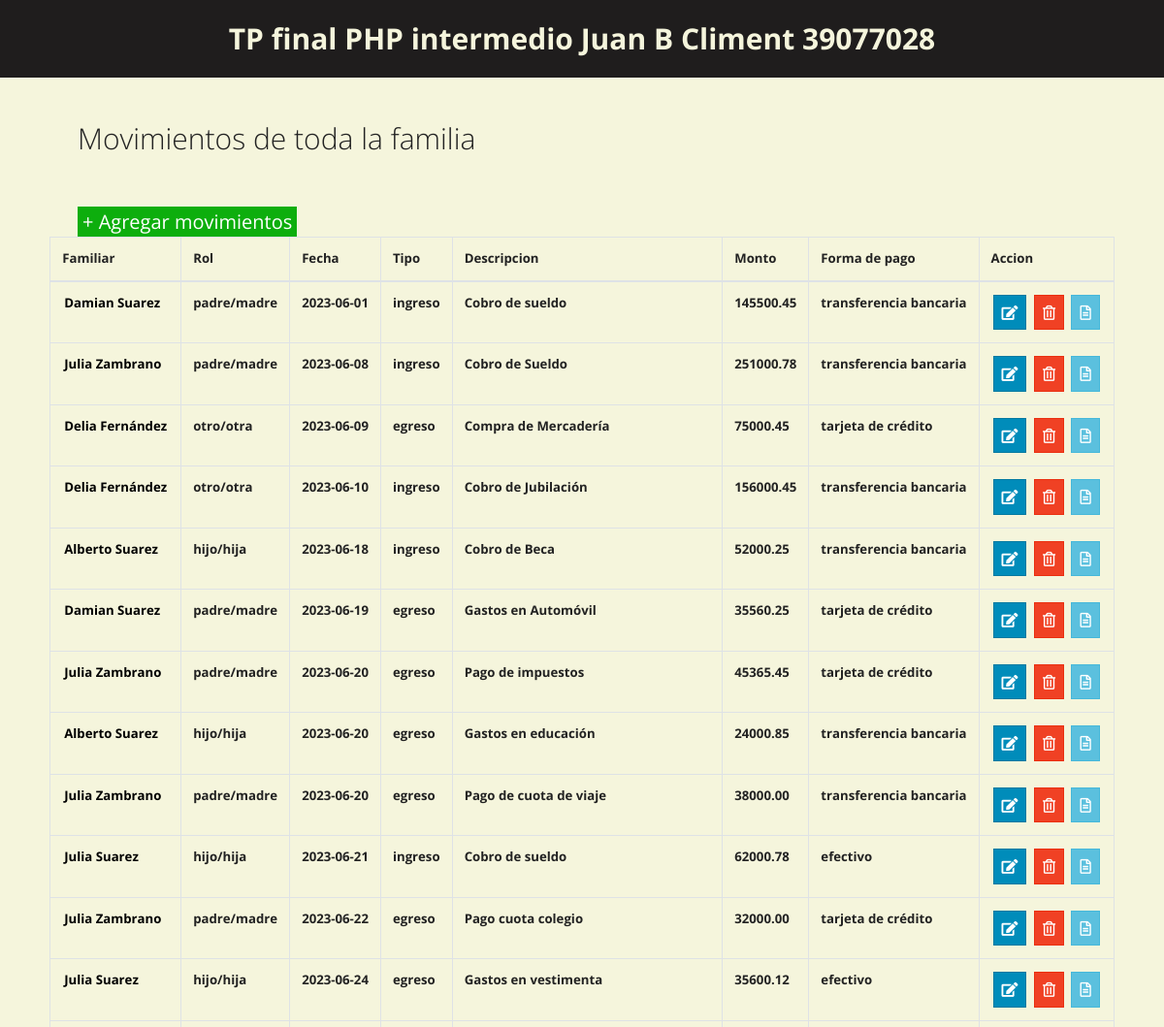
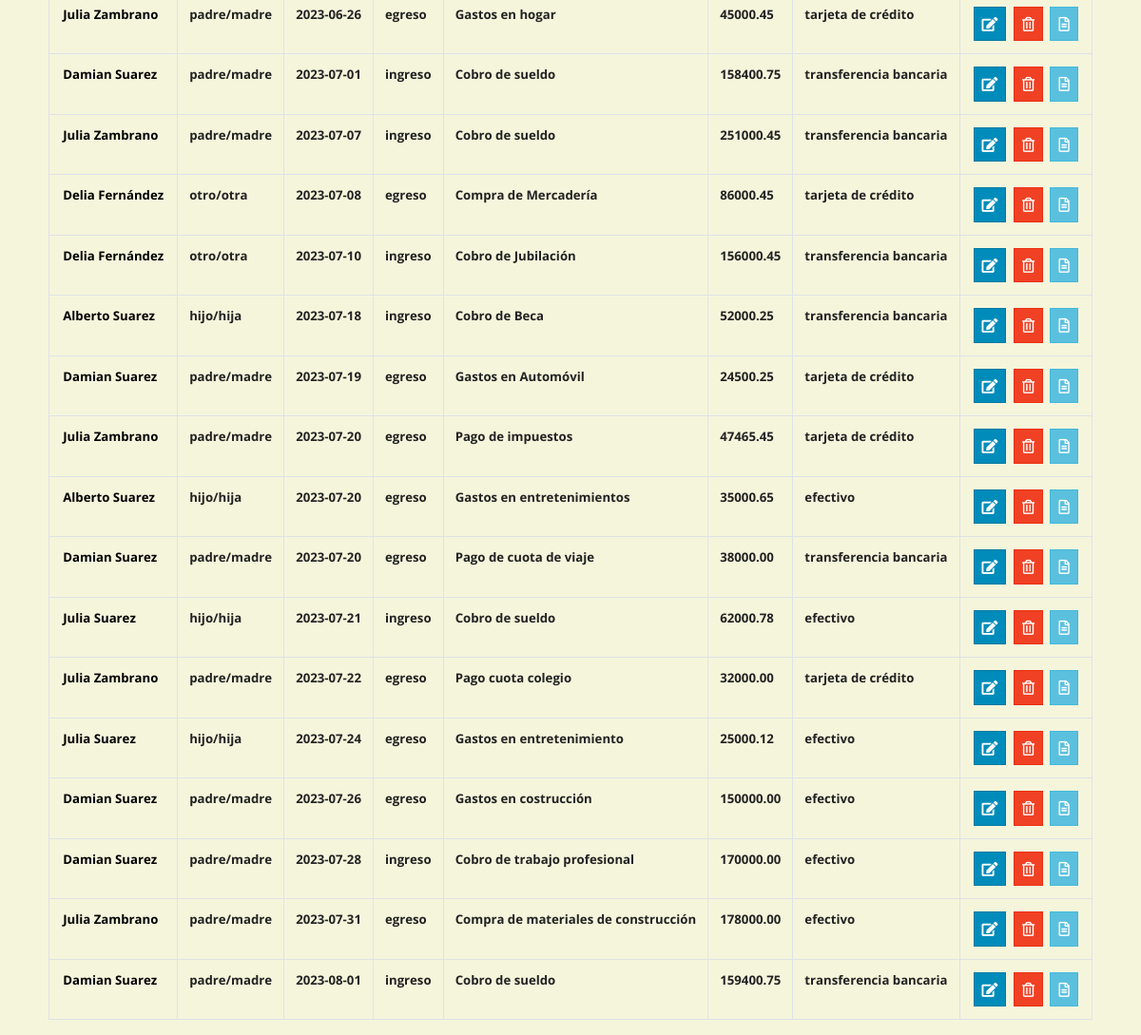
The page / on the database its author committed (2 pictures, top to bottom).
### tables this page shows
CREATE TABLE `movimientos` (
  `id_mov` int(4) NOT NULL,
  `fecha` date NOT NULL,
  `tipo` enum('ingreso','egreso') NOT NULL,
  `descripcion` varchar(100) NOT NULL,
  `monto` float(9,2) NOT NULL,
  `forma_de_pago` enum('efectivo','cheque','tarjeta de crédito','transferencia bancaria') NOT NULL,
  `id_familia` int(3) NOT NULL
);

CREATE TABLE `familiares` (
  `id_familia` int(3) NOT NULL,
  `nombre` varchar(50) NOT NULL,
  `rol` enum('padre/madre','hijo/hija','otro/otra') NOT NULL,
  `edad` int(3) NOT NULL
);

### index.php (the view, shortened to what this page needs)
<?php
include("config_db.php"); ?>
<!DOCTYPE html>
<html lang="en">
<head>
  <?php include("include/head.php"); ?>
</head>
<body>
  <header>
    <?php include("include/header.php"); ?>
  </header>
  <br><br>
  <H2 class="h2-alinear">Movimientos de toda la familia</H2>
  <br><br>
  <a href="create.php" class="agregar">+ Agregar movimientos</a>
  <div class="row justify-content-md-center">
    <div class="col-md-11">
      <table class="table table-bordered negrita">
        <thead>
          <tr>
            <th>Familiar</th>
            <th>Rol</th>
            <th>Fecha</th>
            <th>Tipo</th>
            <th>Descripcion</th>
            <th>Monto</th>
            <th>Forma de pago</th>
            <th>Accion</th>
          </tr>
        </thead>
        <tbody>
          <?php
          $query = "SELECT * FROM movimientos JOIN familiares ON movimientos.id_familia = familiares.id_familia;";
          $result = mysqli_query($mysqli, $query);
          while ($row = mysqli_fetch_assoc($result)) { ?>
            <tr>
              <td><a class="linkNombres" href="integrantes.php?id_familia=<?php echo $row['id_familia']; ?>"><?php echo $row['nombre']; ?></a></td>
              <td><?php echo $row['rol']; ?></td>
              <td><?php echo $row['fecha']; ?></td>
              <td><?php echo $row['tipo']; ?></td>
              <td><?php echo $row['descripcion']; ?></td>
              <td><?php echo $row['monto']; ?></td>
              <td><?php echo $row['forma_de_pago']; ?></td>
              <td class="link">
                <a href="update.php?id_mov=<?php echo $row['id_mov']; ?>" class="btn btn-primary">
                  <i class="fas fa-edit"></i>
                </a>
                <a href="delete.php?id_mov=<?php echo $row['id_mov']; ?>" class="btn btn-danger">
                  <i class="far fa-trash-alt"></i>
                </a>
                <a href="detalle.php?id_mov=<?php echo $row['id_mov']; ?>" class="btn btn-info">
                  <i class="far fa-file-alt"></i>
                </a>
              </td>
            </tr>
          <?php } ?>
        </tbody>
      </table>
    </div>
  </div>
</body>
</html>

### include/head.php (shortened to what this page needs)
<link rel="stylesheet" href="https://bootswatch.com/4/yeti/bootstrap.min.css">
<link rel="stylesheet" href="https://use.fontawesome.com/releases/v5.6.3/css/all.css">
<link rel="stylesheet" href="style.css">

### include/header.php
<div class="div-header">
    <a class="h2-header" href="index.php">
        <h2 class="h2-header">TP final PHP intermedio Juan B Climent 39077028</h2>
    </a>
</div>

### style.css (style rules this page uses)
.agregar { font-size: 20px; padding: 2px 5px; background-color: rgb(13, 174, 13); color: white; margin-left: 80px; }
a { margin: 1px 2px; }
.link { text-align: center; }
.linkNombres { text-decoration: none; color: black; }
.h2-header { text-decoration: none; color: beige; font-weight: bold; text-align: center; margin: auto; }
.div-header { height: 80px; display: flex; align-items: center; color: aliceblue; background-color: rgb(31, 29, 29); }
.h2-alinear { margin-left: 80px; }
body { background-color: beige; }
.negrita { font-weight: bold; }

### rows shown on the page
movimientos: id_familia.nombre "Damian Suarez", id_familia.rol "padre/madre", fecha "2023-06-01", tipo "ingreso", descripcion "Cobro de sueldo", monto "145500.45", forma_de_pago "transferencia bancaria"
movimientos: id_familia.nombre "Julia Zambrano", id_familia.rol "padre/madre", fecha "2023-06-08", tipo "ingreso", descripcion "Cobro de Sueldo", monto "251000.78", forma_de_pago "transferencia bancaria"
movimientos: id_familia.nombre "Delia Fernández", id_familia.rol "otro/otra", fecha "2023-06-09", tipo "egreso", descripcion "Compra de Mercadería", monto "75000.45", forma_de_pago "tarjeta de crédito"
movimientos: id_familia.nombre "Delia Fernández", id_familia.rol "otro/otra", fecha "2023-06-10", tipo "ingreso", descripcion "Cobro de Jubilación", monto "156000.45", forma_de_pago "transferencia bancaria"
movimientos: id_familia.nombre "Alberto Suarez", id_familia.rol "hijo/hija", fecha "2023-06-18", tipo "ingreso", descripcion "Cobro de Beca", monto "52000.25", forma_de_pago "transferencia bancaria"
movimientos: id_familia.nombre "Damian Suarez", id_familia.rol "padre/madre", fecha "2023-06-19", tipo "egreso", descripcion "Gastos en Automóvil", monto "35560.25", forma_de_pago "tarjeta de crédito"
movimientos: id_familia.nombre "Julia Zambrano", id_familia.rol "padre/madre", fecha "2023-06-20", tipo "egreso", descripcion "Pago de impuestos", monto "45365.45", forma_de_pago "tarjeta de crédito"
movimientos: id_familia.nombre "Alberto Suarez", id_familia.rol "hijo/hija", fecha "2023-06-20", tipo "egreso", descripcion "Gastos en educación", monto "24000.85", forma_de_pago "transferencia bancaria"
movimientos: id_familia.nombre "Julia Zambrano", id_familia.rol "padre/madre", fecha "2023-06-20", tipo "egreso", descripcion "Pago de cuota de viaje", monto "38000.00", forma_de_pago "transferencia bancaria"
movimientos: id_familia.nombre "Julia Suarez", id_familia.rol "hijo/hija", fecha "2023-06-21", tipo "ingreso", descripcion "Cobro de sueldo", monto "62000.78", forma_de_pago "efectivo"
movimientos: id_familia.nombre "Julia Zambrano", id_familia.rol "padre/madre", fecha "2023-06-22", tipo "egreso", descripcion "Pago cuota colegio", monto "32000.00", forma_de_pago "tarjeta de crédito"
movimientos: id_familia.nombre "Julia Suarez", id_familia.rol "hijo/hija", fecha "2023-06-24", tipo "egreso", descripcion "Gastos en vestimenta", monto "35600.12", forma_de_pago "efectivo"
movimientos: id_familia.nombre "Julia Zambrano", id_familia.rol "padre/madre", fecha "2023-06-26", tipo "egreso", descripcion "Gastos en hogar", monto "45000.45", forma_de_pago "tarjeta de crédito"
movimientos: id_familia.nombre "Damian Suarez", id_familia.rol "padre/madre", fecha "2023-07-01", tipo "ingreso", descripcion "Cobro de sueldo", monto "158400.75", forma_de_pago "transferencia bancaria"
movimientos: id_familia.nombre "Julia Zambrano", id_familia.rol "padre/madre", fecha "2023-07-07", tipo "ingreso", descripcion "Cobro de sueldo", monto "251000.45", forma_de_pago "transferencia bancaria"
movimientos: id_familia.nombre "Delia Fernández", id_familia.rol "otro/otra", fecha "2023-07-08", tipo "egreso", descripcion "Compra de Mercadería", monto "86000.45", forma_de_pago "tarjeta de crédito"
movimientos: id_familia.nombre "Delia Fernández", id_familia.rol "otro/otra", fecha "2023-07-10", tipo "ingreso", descripcion "Cobro de Jubilación", monto "156000.45", forma_de_pago "transferencia bancaria"
movimientos: id_familia.nombre "Alberto Suarez", id_familia.rol "hijo/hija", fecha "2023-07-18", tipo "ingreso", descripcion "Cobro de Beca", monto "52000.25", forma_de_pago "transferencia bancaria"
movimientos: id_familia.nombre "Damian Suarez", id_familia.rol "padre/madre", fecha "2023-07-19", tipo "egreso", descripcion "Gastos en Automóvil", monto "24500.25", forma_de_pago "tarjeta de crédito"
movimientos: id_familia.nombre "Julia Zambrano", id_familia.rol "padre/madre", fecha "2023-07-20", tipo "egreso", descripcion "Pago de impuestos", monto "47465.45", forma_de_pago "tarjeta de crédito"
movimientos: id_familia.nombre "Alberto Suarez", id_familia.rol "hijo/hija", fecha "2023-07-20", tipo "egreso", descripcion "Gastos en entretenimientos", monto "35000.65", forma_de_pago "efectivo"
movimientos: id_familia.nombre "Damian Suarez", id_familia.rol "padre/madre", fecha "2023-07-20", tipo "egreso", descripcion "Pago de cuota de viaje", monto "38000.00", forma_de_pago "transferencia bancaria"
movimientos: id_familia.nombre "Julia Suarez", id_familia.rol "hijo/hija", fecha "2023-07-21", tipo "ingreso", descripcion "Cobro de sueldo", monto "62000.78", forma_de_pago "efectivo"
movimientos: id_familia.nombre "Julia Zambrano", id_familia.rol "padre/madre", fecha "2023-07-22", tipo "egreso", descripcion "Pago cuota colegio", monto "32000.00", forma_de_pago "tarjeta de crédito"
movimientos: id_familia.nombre "Julia Suarez", id_familia.rol "hijo/hija", fecha "2023-07-24", tipo "egreso", descripcion "Gastos en entretenimiento", monto "25000.12", forma_de_pago "efectivo"
movimientos: id_familia.nombre "Damian Suarez", id_familia.rol "padre/madre", fecha "2023-07-26", tipo "egreso", descripcion "Gastos en costrucción", monto "150000.00", forma_de_pago "efectivo"
movimientos: id_familia.nombre "Damian Suarez", id_familia.rol "padre/madre", fecha "2023-07-28", tipo "ingreso", descripcion "Cobro de trabajo profesional", monto "170000.00", forma_de_pago "efectivo"
movimientos: id_familia.nombre "Julia Zambrano", id_familia.rol "padre/madre", fecha "2023-07-31", tipo "egreso", descripcion "Compra de materiales de construcción", monto "178000.00", forma_de_pago "efectivo"
movimientos: id_familia.nombre "Damian Suarez", id_familia.rol "padre/madre", fecha "2023-08-01", tipo "ingreso", descripcion "Cobro de sueldo", monto "159400.75", forma_de_pago "transferencia bancaria"
